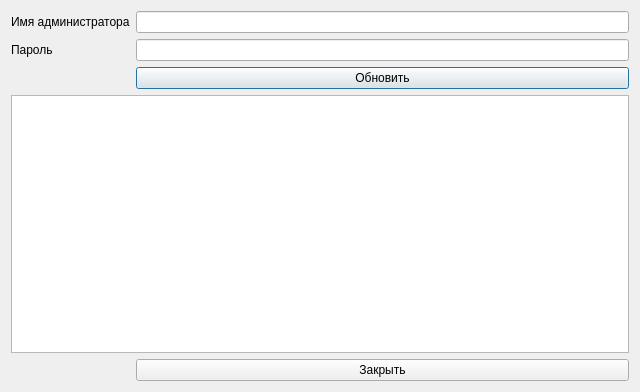
<?xml version="1.0" encoding="UTF-8"?>
<ui version="4.0">
 <class>DialogUpdateDb</class>
 <widget class="QDialog" name="DialogUpdateDb">
  <property name="geometry">
   <rect>
    <x>0</x>
    <y>0</y>
    <width>640</width>
    <height>392</height>
   </rect>
  </property>
  <property name="windowTitle">
   <string>Обновление версии БД</string>
  </property>
  <property name="windowIcon">
   <iconset resource="images.qrc">
    <normaloff>:/icon/icon/icon.png</normaloff>:/icon/icon/icon.png</iconset>
  </property>
  <layout class="QGridLayout" name="gridLayout">
   <item row="0" column="0">
    <widget class="QLabel" name="label">
     <property name="text">
      <string>Имя администратора</string>
     </property>
    </widget>
   </item>
   <item row="0" column="1">
    <widget class="QLineEdit" name="lineEditName">
     <property name="maxLength">
      <number>256</number>
     </property>
    </widget>
   </item>
   <item row="1" column="0">
    <widget class="QLabel" name="label_2">
     <property name="text">
      <string>Пароль</string>
     </property>
    </widget>
   </item>
   <item row="1" column="1">
    <widget class="QLineEdit" name="lineEditPassword">
     <property name="maxLength">
      <number>256</number>
     </property>
     <property name="echoMode">
      <enum>QLineEdit::Password</enum>
     </property>
    </widget>
   </item>
   <item row="2" column="1">
    <widget class="QPushButton" name="pushButtonUpdateDB">
     <property name="text">
      <string>Обновить</string>
     </property>
    </widget>
   </item>
   <item row="3" column="0" colspan="2">
    <widget class="QPlainTextEdit" name="plainTextEdit"/>
   </item>
   <item row="4" column="1">
    <widget class="QPushButton" name="pushButtonClose">
     <property name="text">
      <string>Закрыть</string>
     </property>
    </widget>
   </item>
  </layout>
 </widget>
 <resources>
  <include location="images.qrc"/>
 </resources>
 <connections/>
</ui>
